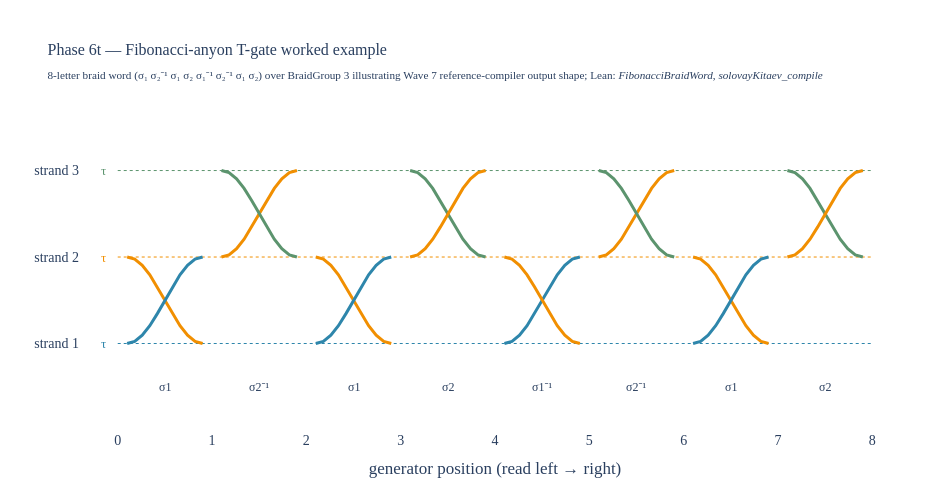

Notebook code for this chart:
### Markdown cell above
## §4. Worked examples — Fibonacci braid words

A representative Fibonacci braid word for the T-gate is
$w_T = \sigma_1 \sigma_2^{-1} \sigma_1 \sigma_2 \sigma_1^{-1} \sigma_2^{-1} \sigma_1 \sigma_2$
(8 generators over `BraidGroup 3`), drawn as a strand diagram below.
The actual T-gate-targeting word produced by `solovayKitaev_compile`
at high precision is much longer (per the $C(\log(1/\varepsilon))^c$
bound), but the structural shape — alternating $\sigma_1, \sigma_2$
generators and their inverses — is preserved.

*Note (Wave 7 native-extraction).* The runnable Lean executable
`solovayKitaev_compile <U> <ε>` requires constructive (F, G)
extraction (currently mediated by `Classical.choose`) and a
closed-form SU(2) exponential. Both are deferred follow-ups;
the worked-example figure below uses an illustrative braid word.

### Code cell
# Plot the illustrative T-gate braid word as a strand diagram.
# Generated by Stage-8 figure fig_fibonacci_braid_word_t_gate_example.
from src.core.visualizations import fig_fibonacci_braid_word_t_gate_example

fig = fig_fibonacci_braid_word_t_gate_example()
fig.show()

# viz-ref: fig_fibonacci_braid_word_t_gate_example

### Figure 1 — Plotly figure (JSON) as saved in the notebook; plotly's stock layout.template omitted (floating-point values rounded to 4 significant figures)
{"data": [{"line": {"color": "#2E86AB", "dash": "dot", "width": 1}, "mode": "lines", "showlegend": false, "type": "scatter", "x": [0, 8], "y": [1.0, 1.0]}, {"line": {"color": "#F18F01", "dash": "dot", "width": 1}, "mode": "lines", "showlegend": false, "type": "scatter", "x": [0, 8], "y": [2.0, 2.0]}, {"line": {"color": "#5C946E", "dash": "dot", "width": 1}, "mode": "lines", "showlegend": false, "type": "scatter", "x": [0, 8], "y": [3.0, 3.0]}, {"connectgaps": false, "line": {"color": "#F18F01", "width": 3}, "mode": "lines", "showlegend": false, "type": "scatter", "x": [0.1, 0.18, 0.26, 0.34, 0.66, 0.74, 0.82, 0.9], "y": [2.0, 1.976, 1.905, 1.794, 1.206, 1.095, 1.024, 1.0]}, {"line": {"color": "#2E86AB", "width": 3}, "mode": "lines", "showlegend": false, "type": "scatter", "x": [0.1, 0.18, 0.26, 0.34, 0.42, 0.5, 0.58, 0.66, 0.74, 0.82, 0.9], "y": [1.0, 1.024, 1.095, 1.206, 1.345, 1.5, 1.655, 1.794, 1.905, 1.976, 2.0]}, {"connectgaps": false, "line": {"color": "#F18F01", "width": 3}, "mode": "lines", "showlegend": false, "type": "scatter", "x": [1.1, 1.18, 1.26, 1.34, 1.66, 1.74, 1.82, 1.9], "y": [2.0, 2.024, 2.095, 2.206, 2.794, 2.905, 2.976, 3.0]}, {"line": {"color": "#5C946E", "width": 3}, "mode": "lines", "showlegend": false, "type": "scatter", "x": [1.1, 1.18, 1.26, 1.34, 1.42, 1.5, 1.58, 1.66, 1.74, 1.82, 1.9], "y": [3.0, 2.976, 2.905, 2.794, 2.655, 2.5, 2.345, 2.206, 2.095, 2.024, 2.0]}, {"connectgaps": false, "line": {"color": "#F18F01", "width": 3}, "mode": "lines", "showlegend": false, "type": "scatter", "x": [2.1, 2.18, 2.26, 2.34, 2.66, 2.74, 2.82, 2.9], "y": [2.0, 1.976, 1.905, 1.794, 1.206, 1.095, 1.024, 1.0]}, {"line": {"color": "#2E86AB", "width": 3}, "mode": "lines", "showlegend": false, "type": "scatter", "x": [2.1, 2.18, 2.26, 2.34, 2.42, 2.5, 2.58, 2.66, 2.74, 2.82, 2.9], "y": [1.0, 1.024, 1.095, 1.206, 1.345, 1.5, 1.655, 1.794, 1.905, 1.976, 2.0]}, {"connectgaps": false, "line": {"color": "#5C946E", "width": 3}, "mode": "lines", "showlegend": false, "type": "scatter", "x": [3.1, 3.18, 3.26, 3.34, 3.66, 3.74, 3.82, 3.9], "y": [3.0, 2.976, 2.905, 2.794, 2.206, 2.095, 2.024, 2.0]}, {"line": {"color": "#F18F01", "width": 3}, "mode": "lines", "showlegend": false, "type": "scatter", "x": [3.1, 3.18, 3.26, 3.34, 3.42, 3.5, 3.58, 3.66, 3.74, 3.82, 3.9], "y": [2.0, 2.024, 2.095, 2.206, 2.345, 2.5, 2.655, 2.794, 2.905, 2.976, 3.0]}, {"connectgaps": false, "line": {"color": "#2E86AB", "width": 3}, "mode": "lines", "showlegend": false, "type": "scatter", "x": [4.1, 4.18, 4.26, 4.34, 4.66, 4.74, 4.82, 4.9], "y": [1.0, 1.024, 1.095, 1.206, 1.794, 1.905, 1.976, 2.0]}, {"line": {"color": "#F18F01", "width": 3}, "mode": "lines", "showlegend": false, "type": "scatter", "x": [4.1, 4.18, 4.26, 4.34, 4.42, 4.5, 4.58, 4.66, 4.74, 4.82, 4.9], "y": [2.0, 1.976, 1.905, 1.794, 1.655, 1.5, 1.345, 1.206, 1.095, 1.024, 1.0]}, {"connectgaps": false, "line": {"color": "#F18F01", "width": 3}, "mode": "lines", "showlegend": false, "type": "scatter", "x": [5.1, 5.18, 5.26, 5.34, 5.66, 5.74, 5.82, 5.9], "y": [2.0, 2.024, 2.095, 2.206, 2.794, 2.905, 2.976, 3.0]}, {"line": {"color": "#5C946E", "width": 3}, "mode": "lines", "showlegend": false, "type": "scatter", "x": [5.1, 5.18, 5.26, 5.34, 5.42, 5.5, 5.58, 5.66, 5.74, 5.82, 5.9], "y": [3.0, 2.976, 2.905, 2.794, 2.655, 2.5, 2.345, 2.206, 2.095, 2.024, 2.0]}, {"connectgaps": false, "line": {"color": "#F18F01", "width": 3}, "mode": "lines", "showlegend": false, "type": "scatter", "x": [6.1, 6.18, 6.26, 6.34, 6.66, 6.74, 6.82, 6.9], "y": [2.0, 1.976, 1.905, 1.794, 1.206, 1.095, 1.024, 1.0]}, {"line": {"color": "#2E86AB", "width": 3}, "mode": "lines", "showlegend": false, "type": "scatter", "x": [6.1, 6.18, 6.26, 6.34, 6.42, 6.5, 6.58, 6.66, 6.74, 6.82, 6.9], "y": [1.0, 1.024, 1.095, 1.206, 1.345, 1.5, 1.655, 1.794, 1.905, 1.976, 2.0]}, {"connectgaps": false, "line": {"color": "#5C946E", "width": 3}, "mode": "lines", "showlegend": false, "type": "scatter", "x": [7.1, 7.18, 7.26, 7.34, 7.66, 7.74, 7.82, 7.9], "y": [3.0, 2.976, 2.905, 2.794, 2.206, 2.095, 2.024, 2.0]}, {"line": {"color": "#F18F01", "width": 3}, "mode": "lines", "showlegend": false, "type": "scatter", "x": [7.1, 7.18, 7.26, 7.34, 7.42, 7.5, 7.58, 7.66, 7.74, 7.82, 7.9], "y": [2.0, 2.024, 2.095, 2.206, 2.345, 2.5, 2.655, 2.794, 2.905, 2.976, 3.0]}], "layout": {"annotations": [{"font": {"family": "CMU Serif, Computer Modern, Times New Roman, serif", "size": 12}, "showarrow": false, "text": "σ1", "x": 0.5, "xref": "x", "y": 0.5, "yref": "y"}, {"font": {"family": "CMU Serif, Computer Modern, Times New Roman, serif", "size": 12}, "showarrow": false, "text": "σ2⁻¹", "x": 1.5, "xref": "x", "y": 0.5, "yref": "y"}, {"font": {"family": "CMU Serif, Computer Modern, Times New Roman, serif", "size": 12}, "showarrow": false, "text": "σ1", "x": 2.5, "xref": "x", "y": 0.5, "yref": "y"}, {"font": {"family": "CMU Serif, Computer Modern, Times New Roman, serif", "size": 12}, "showarrow": false, "text": "σ2", "x": 3.5, "xref": "x", "y": 0.5, "yref": "y"}, {"font": {"family": "CMU Serif, Computer Modern, Times New Roman, serif", "size": 12}, "showarrow": false, "text": "σ1⁻¹", "x": 4.5, "xref": "x", "y": 0.5, "yref": "y"}, {"font": {"family": "CMU Serif, Computer Modern, Times New Roman, serif", "size": 12}, "showarrow": false, "text": "σ2⁻¹", "x": 5.5, "xref": "x", "y": 0.5, "yref": "y"}, {"font": {"family": "CMU Serif, Computer Modern, Times New Roman, serif", "size": 12}, "showarrow": false, "text": "σ1", "x": 6.5, "xref": "x", "y": 0.5, "yref": "y"}, {"font": {"family": "CMU Serif, Computer Modern, Times New Roman, serif", "size": 12}, "showarrow": false, "text": "σ2", "x": 7.5, "xref": "x", "y": 0.5, "yref": "y"}, {"font": {"color": "#2E86AB", "family": "CMU Serif, Computer Modern, Times New Roman, serif", "size": 13}, "showarrow": false, "text": "τ", "x": -0.15, "xref": "x", "y": 1.0, "yref": "y"}, {"font": {"color": "#F18F01", "family": "CMU Serif, Computer Modern, Times New Roman, serif", "size": 13}, "showarrow": false, "text": "τ", "x": -0.15, "xref": "x", "y": 2.0, "yref": "y"}, {"font": {"color": "#5C946E", "family": "CMU Serif, Computer Modern, Times New Roman, serif", "size": 13}, "showarrow": false, "text": "τ", "x": -0.15, "xref": "x", "y": 3.0, "yref": "y"}], "font": {"family": "CMU Serif, Computer Modern, Times New Roman, serif", "size": 14}, "height": 500, "margin": {"b": 70, "l": 80, "r": 40, "t": 110}, "paper_bgcolor": "white", "plot_bgcolor": "white", "title": {"font": {"family": "CMU Serif, Computer Modern, Times New Roman, serif", "size": 16}, "text": "Phase 6t — Fibonacci-anyon T-gate worked example<br><sub>8-letter braid word (σ₁ σ₂⁻¹ σ₁ σ₂ σ₁⁻¹ σ₂⁻¹ σ₁ σ₂) over BraidGroup 3 illustrating Wave 7 reference-compiler output shape; Lean: <i>FibonacciBraidWord</i>, <i>solovayKitaev_compile</i></sub>"}, "width": 950, "xaxis": {"range": [-0.4, 8.4], "showgrid": false, "tickmode": "array", "tickvals": [0, 1, 2, 3, 4, 5, 6, 7, 8], "title": {"text": "generator position (read left → right)"}}, "yaxis": {"range": [0.0, 3.7], "showgrid": false, "tickmode": "array", "ticktext": ["strand 1", "strand 2", "strand 3"], "tickvals": [1.0, 2.0, 3.0]}}}
